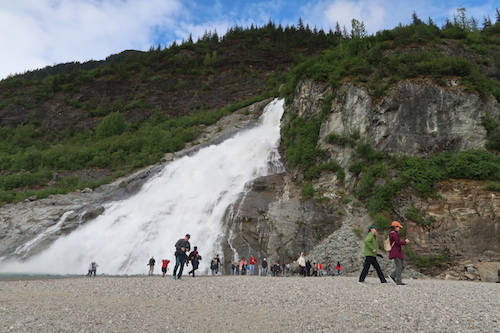
#> input picture 1.4_basic_image_processing/waterfall.JPG, 500 x 333 px
$ python rotation.py --image ../waterfall.JPG
#> lines starting #> are read from the running program, lines starting #| are printed output that depends on the picture
import argparse
import numpy as np
import imutils
import cv2

# construct argument parser
ap = argparse.ArgumentParser()
ap.add_argument("-i", "--image", required=True, help="Path to the image")
args = ap.parse_args()

image = cv2.imread(args.image)
#> image is the input picture: shape (333, 500, 3); mean B, G, R 109.8, 115, 112.6
cv2.imshow("Original", image)
(h, w) = image.shape[:2]
#> h = 333; w = 500
cv2.waitKey(0)

# translate an image using warpAffine
# it is defined by a numpy array
# 	[[alpha, beta, (1-alpha)*centerX - beta*centerY],
#    [-beta, alpha, beta*ceterX + (1-alpha)*centerY]]
# where alpha = scale * cos(angle)
#        beta = scale * sin(angle)
center = (w//2, h//2)
#> center = (250, 166)
M = cv2.getRotationMatrix2D(center, 90, 1)
#> M = [[6.12e-17, 1, 84], [-1, 6.12e-17, 416]]
rotated = cv2.warpAffine(image, M, (w, h))
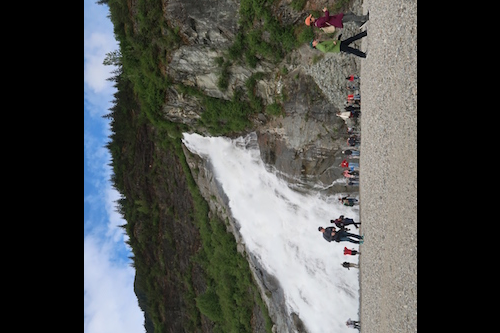
#> rotated: shape (333, 500, 3); mean B, G, R 75.4, 78.2, 76.5
cv2.imshow("Rotated 90 degrees anti-clockwise wrt center", rotated)
cv2.waitKey(0)

center = (0, 0)
M = cv2.getRotationMatrix2D(center, 30, 1)
rotated = cv2.warpAffine(image, M, (w, h))
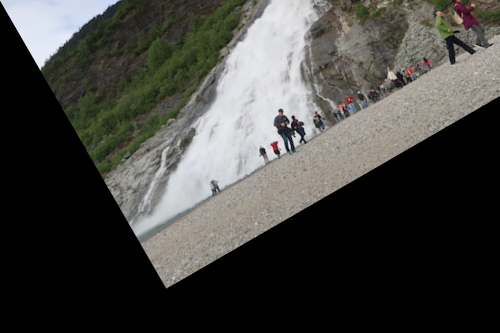
#> rotated: shape (333, 500, 3); mean B, G, R 65.3, 69, 69.3
cv2.imshow("Rotated 30 degrees anti-clockwise wrt top left corner", rotated)
cv2.waitKey(0)

# use predefined imutils.rotate() convenience function
rotated = imutils.rotate(image, 180, (50, 50))
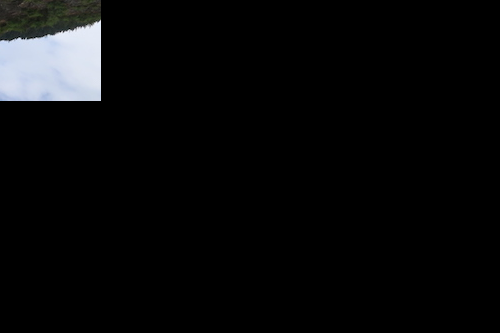
#> rotated: shape (333, 500, 3); mean B, G, R 10.5, 9.9, 9.4
cv2.imshow("Rotated by 180 degrees", rotated)
cv2.waitKey(0)

# quiz
rotated = imutils.rotate(image, -30)
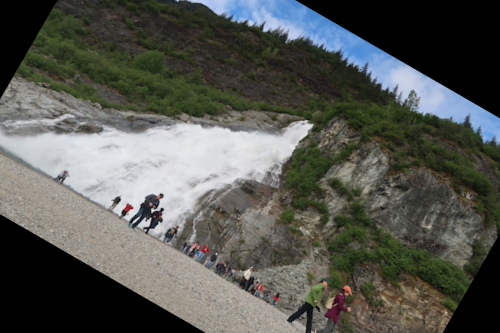
#> rotated: shape (333, 500, 3); mean B, G, R 81.7, 87.6, 85.8
print('RGB: {}'.format(rotated[254, 335][::-1]))
#| RGB: [60 63 42]
rotated = imutils.rotate(image, 110)
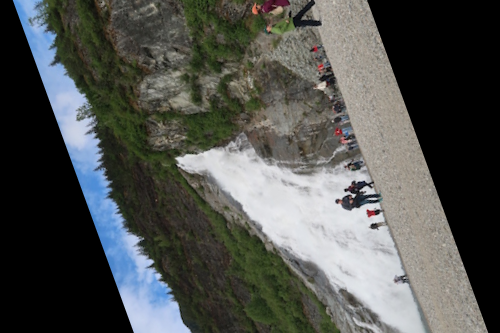
#> rotated: shape (333, 500, 3); mean B, G, R 79.2, 82.3, 80.2
print('RGB: {}'.format(rotated[136, 312][::-1]))
#| RGB: [71 65 56]
M = cv2.getRotationMatrix2D((50, 50), 88, 1)
rotated = cv2.warpAffine(image, M, (w, h))
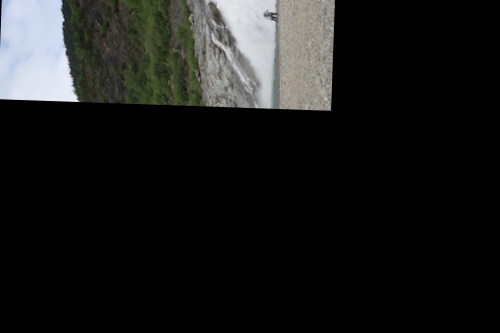
#> rotated: shape (333, 500, 3); mean B, G, R 26.3, 27.3, 26.6
print('RGB: {}'.format(rotated[10, 10][::-1]))
#| RGB: [204 215 235]

$ run again, on 1.4_basic_image_processing/wynn.png
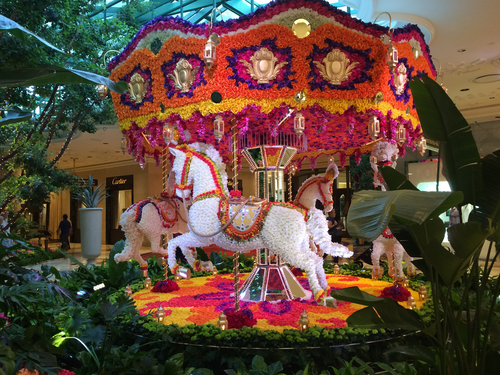
#> input picture 1.4_basic_image_processing/wynn.png, 500 x 375 px
#> image is the input picture: shape (375, 500, 3); mean B, G, R 59.6, 73.5, 96.1
#| RGB: [95 93 61]
#> `rotated = imutils.rotate(image, 110)`:
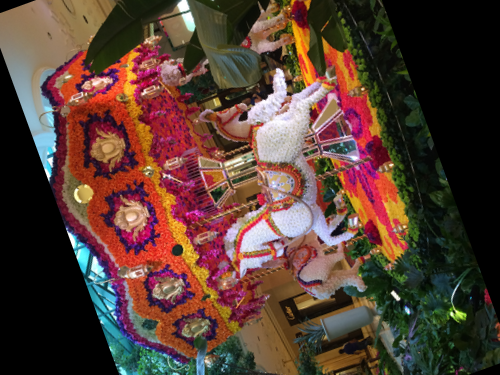
#> rotated: shape (375, 500, 3); mean B, G, R 51.6, 61.6, 86.8
#| RGB: [180 141 148]
#> `rotated = cv2.warpAffine(image, M, (w, h))`:
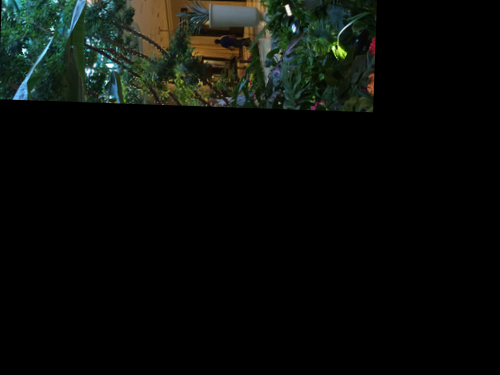
#> rotated: shape (375, 500, 3); mean B, G, R 9.8, 13.2, 10.1
#| RGB: [28 81 67]
